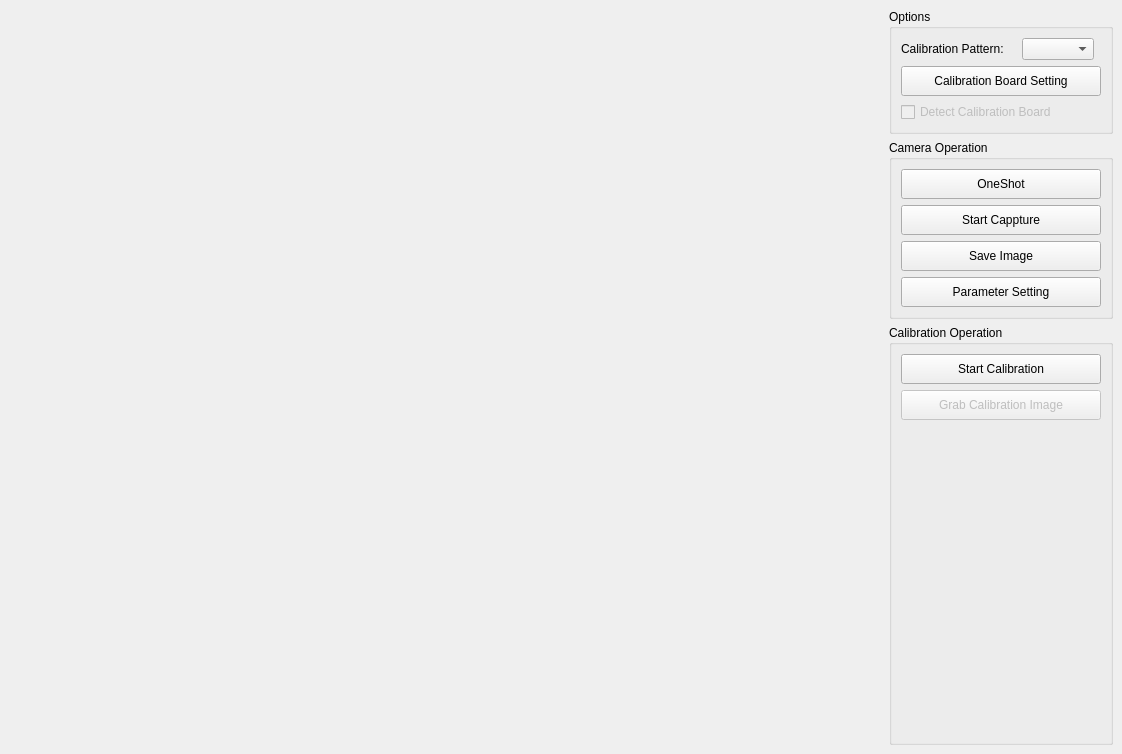
<?xml version="1.0" encoding="UTF-8"?>
<ui version="4.0">
 <class>SingleViewCalibrationWindowClass</class>
 <widget class="QMainWindow" name="SingleViewCalibrationWindowClass">
  <property name="geometry">
   <rect>
    <x>0</x>
    <y>0</y>
    <width>1122</width>
    <height>754</height>
   </rect>
  </property>
  <property name="windowTitle">
   <string>MainWindow</string>
  </property>
  <widget class="QWidget" name="centralwidget">
   <layout class="QHBoxLayout" name="horizontalLayout">
    <item>
     <widget class="QWidget" name="canvas" native="true">
      <property name="sizePolicy">
       <sizepolicy hsizetype="Expanding" vsizetype="Expanding">
        <horstretch>0</horstretch>
        <verstretch>0</verstretch>
       </sizepolicy>
      </property>
     </widget>
    </item>
    <item>
     <layout class="QVBoxLayout" name="verticalLayout_2">
      <item>
       <widget class="QGroupBox" name="gbOptions">
        <property name="sizePolicy">
         <sizepolicy hsizetype="Maximum" vsizetype="Maximum">
          <horstretch>0</horstretch>
          <verstretch>0</verstretch>
         </sizepolicy>
        </property>
        <property name="title">
         <string>Options</string>
        </property>
        <layout class="QGridLayout" name="gridLayout_2">
         <item row="2" column="0">
          <widget class="QLabel" name="label">
           <property name="sizePolicy">
            <sizepolicy hsizetype="Maximum" vsizetype="Preferred">
             <horstretch>0</horstretch>
             <verstretch>0</verstretch>
            </sizepolicy>
           </property>
           <property name="text">
            <string>Calibration Pattern:</string>
           </property>
          </widget>
         </item>
         <item row="5" column="0" colspan="2">
          <widget class="QCheckBox" name="ckbDetectCalibBoard">
           <property name="enabled">
            <bool>false</bool>
           </property>
           <property name="sizePolicy">
            <sizepolicy hsizetype="Maximum" vsizetype="Fixed">
             <horstretch>0</horstretch>
             <verstretch>0</verstretch>
            </sizepolicy>
           </property>
           <property name="text">
            <string>Detect Calibration Board</string>
           </property>
          </widget>
         </item>
         <item row="2" column="1">
          <widget class="QComboBox" name="cmbCalibPattern">
           <property name="sizePolicy">
            <sizepolicy hsizetype="Maximum" vsizetype="Fixed">
             <horstretch>0</horstretch>
             <verstretch>0</verstretch>
            </sizepolicy>
           </property>
          </widget>
         </item>
         <item row="4" column="0" colspan="2">
          <widget class="QPushButton" name="btnCalibBoardSetting">
           <property name="sizePolicy">
            <sizepolicy hsizetype="Minimum" vsizetype="Fixed">
             <horstretch>0</horstretch>
             <verstretch>0</verstretch>
            </sizepolicy>
           </property>
           <property name="minimumSize">
            <size>
             <width>200</width>
             <height>30</height>
            </size>
           </property>
           <property name="maximumSize">
            <size>
             <width>16777215</width>
             <height>30</height>
            </size>
           </property>
           <property name="text">
            <string>Calibration Board Setting</string>
           </property>
          </widget>
         </item>
        </layout>
       </widget>
      </item>
      <item>
       <widget class="QGroupBox" name="gbCamOperations">
        <property name="sizePolicy">
         <sizepolicy hsizetype="Minimum" vsizetype="Maximum">
          <horstretch>0</horstretch>
          <verstretch>0</verstretch>
         </sizepolicy>
        </property>
        <property name="title">
         <string>Camera Operation</string>
        </property>
        <layout class="QVBoxLayout" name="verticalLayout">
         <item>
          <widget class="QPushButton" name="btnOneShot">
           <property name="sizePolicy">
            <sizepolicy hsizetype="Minimum" vsizetype="Fixed">
             <horstretch>0</horstretch>
             <verstretch>0</verstretch>
            </sizepolicy>
           </property>
           <property name="minimumSize">
            <size>
             <width>200</width>
             <height>30</height>
            </size>
           </property>
           <property name="maximumSize">
            <size>
             <width>16777215</width>
             <height>30</height>
            </size>
           </property>
           <property name="text">
            <string>OneShot</string>
           </property>
          </widget>
         </item>
         <item>
          <widget class="QPushButton" name="btnCapture">
           <property name="sizePolicy">
            <sizepolicy hsizetype="Minimum" vsizetype="Fixed">
             <horstretch>0</horstretch>
             <verstretch>0</verstretch>
            </sizepolicy>
           </property>
           <property name="minimumSize">
            <size>
             <width>200</width>
             <height>30</height>
            </size>
           </property>
           <property name="maximumSize">
            <size>
             <width>16777215</width>
             <height>30</height>
            </size>
           </property>
           <property name="text">
            <string>Start Cappture</string>
           </property>
          </widget>
         </item>
         <item>
          <widget class="QPushButton" name="btnSaveImage">
           <property name="sizePolicy">
            <sizepolicy hsizetype="Minimum" vsizetype="Fixed">
             <horstretch>0</horstretch>
             <verstretch>0</verstretch>
            </sizepolicy>
           </property>
           <property name="minimumSize">
            <size>
             <width>200</width>
             <height>30</height>
            </size>
           </property>
           <property name="maximumSize">
            <size>
             <width>16777215</width>
             <height>30</height>
            </size>
           </property>
           <property name="text">
            <string>Save Image</string>
           </property>
          </widget>
         </item>
         <item>
          <widget class="QPushButton" name="btnParameter">
           <property name="sizePolicy">
            <sizepolicy hsizetype="Minimum" vsizetype="Fixed">
             <horstretch>0</horstretch>
             <verstretch>0</verstretch>
            </sizepolicy>
           </property>
           <property name="minimumSize">
            <size>
             <width>200</width>
             <height>30</height>
            </size>
           </property>
           <property name="maximumSize">
            <size>
             <width>16777215</width>
             <height>30</height>
            </size>
           </property>
           <property name="text">
            <string>Parameter Setting</string>
           </property>
          </widget>
         </item>
        </layout>
       </widget>
      </item>
      <item>
       <widget class="QGroupBox" name="gbCalibOperations">
        <property name="sizePolicy">
         <sizepolicy hsizetype="Minimum" vsizetype="Preferred">
          <horstretch>0</horstretch>
          <verstretch>0</verstretch>
         </sizepolicy>
        </property>
        <property name="title">
         <string>Calibration Operation</string>
        </property>
        <layout class="QVBoxLayout" name="verticalLayout_5">
         <item>
          <widget class="QPushButton" name="btnCalibration">
           <property name="sizePolicy">
            <sizepolicy hsizetype="Minimum" vsizetype="Fixed">
             <horstretch>0</horstretch>
             <verstretch>0</verstretch>
            </sizepolicy>
           </property>
           <property name="minimumSize">
            <size>
             <width>200</width>
             <height>30</height>
            </size>
           </property>
           <property name="maximumSize">
            <size>
             <width>16777215</width>
             <height>30</height>
            </size>
           </property>
           <property name="text">
            <string>Start Calibration</string>
           </property>
          </widget>
         </item>
         <item>
          <widget class="QPushButton" name="btnGrabCalibImage">
           <property name="enabled">
            <bool>false</bool>
           </property>
           <property name="sizePolicy">
            <sizepolicy hsizetype="Minimum" vsizetype="Fixed">
             <horstretch>0</horstretch>
             <verstretch>0</verstretch>
            </sizepolicy>
           </property>
           <property name="minimumSize">
            <size>
             <width>200</width>
             <height>30</height>
            </size>
           </property>
           <property name="maximumSize">
            <size>
             <width>16777215</width>
             <height>30</height>
            </size>
           </property>
           <property name="text">
            <string>Grab Calibration Image</string>
           </property>
          </widget>
         </item>
         <item>
          <spacer name="verticalSpacer">
           <property name="orientation">
            <enum>Qt::Vertical</enum>
           </property>
           <property name="sizeHint" stdset="0">
            <size>
             <width>20</width>
             <height>40</height>
            </size>
           </property>
          </spacer>
         </item>
        </layout>
       </widget>
      </item>
     </layout>
    </item>
   </layout>
  </widget>
 </widget>
 <resources/>
 <connections/>
</ui>
